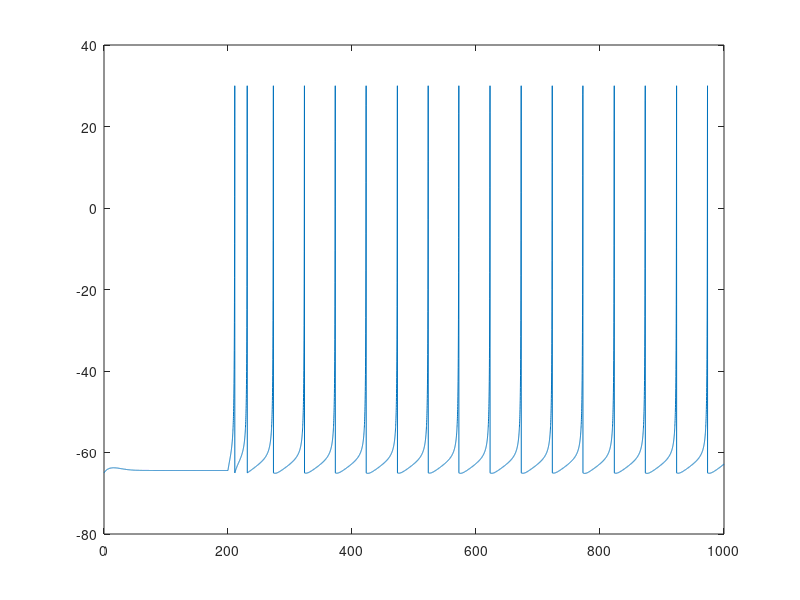

Here is the MATLAB script that generated this plot:
% Created by Eugene M. Izhikevich, February 25, 2003
% Excitatory neurons    Inhibitory neurons
Ne=9;                   Ni=9;
%re=rand(Ne,1);          ri=rand(Ni,1);
a=[0.02*ones(1,Ne),     0.02*ones(1,Ni)];
b=[0.25*ones(1,Ne),     0.25*ones(1,Ni)];
c=[-65 *ones(1,Ne),     -65 *ones(1,Ni)];
d=[0.05*ones(1,Ne),     0.05*ones(1,Ni)];
%S=[0.5*rand(Ne+Ni,Ne),  -rand(Ne+Ni,Ni)];
I=[1*ones(1,Ne),      1*ones(1,Ni)];
v=-65*ones(1,Ne+Ni);    % Initial values of v
u=b.*v;                 % Initial values of u
firings=[];             % spike timings

endTime=1000;
step=0.1;
t=step:step:endTime;
for t_step=2:(endTime/step)            % simulation of 1000 ms
  %  
  % DC input
  if t(t_step) >= 200
      Iapp = I;
  else
      Iapp = I.*0;
  end
  %}
  %Isyn=[5*randn(1,Ne),5*randn(1,Ni)]; % external synapses
  Isyn = 0;

  fired=find(v(t_step-1,:)>=30);    % indices of spikes
  firings=[firings; t(t_step-1)+0*fired',fired'];
  
  %Isyn=Isyn+sum(S(:,fired),2)'; % connected synapses

  v(t_step,:)=v(t_step-1,:)+step.*(0.04.*v(t_step-1,:).^2+5.*v(t_step-1,:)+140-u(t_step-1,:)+Iapp+Isyn); 
  u(t_step,:)=u(t_step-1,:)+step.*a.*(b.*v(t_step-1,:)-u(t_step-1,:));   

  v(t_step,fired)=c(fired);
  u(t_step,fired)=u(t_step-1,fired)+d(fired);
end
v(v>30)=30;
%plot trace
figure(1);plot(t,v(:,1));

% rasterize
%figure(2);plot(firings(:,1),firings(:,2),'.');